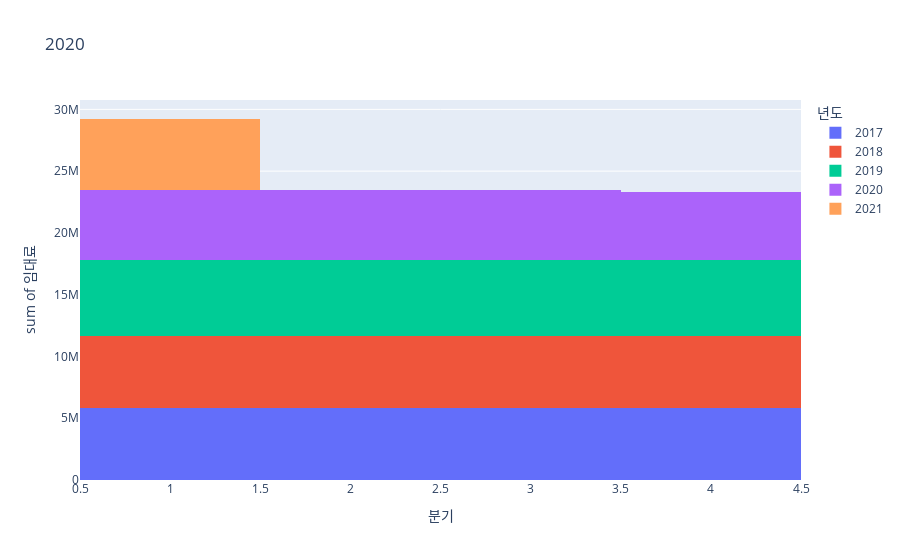

The cell this chart's notebook holds for it:
### Code cell
fig = px.histogram(subset_ds1,
                x='분기', y='임대료',
                color='년도',title='2020')#, trendline='lowess')
fig.show()
